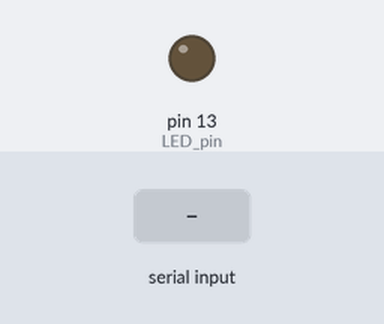
Bench run of a sketch on a simulated Arduino Uno, built with avr-gcc and run on an emulated ATmega328P. Shown: output pins drawn as LEDs (lit = HIGH). Inputs (shaded band) come from the test bench.

Above: at 1.2 s.
1.3 s: "1" received over Serial
At 2.0 s:
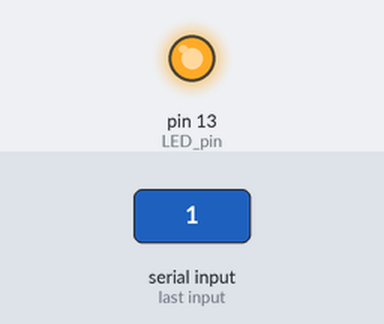
2.8 s: "0" received over Serial
At 3.1 s:
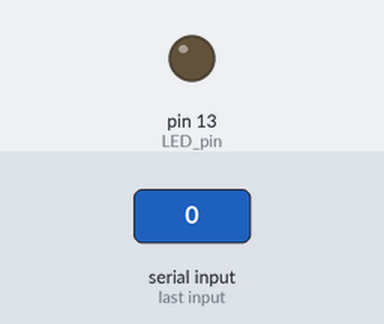
Timing chart, 0 to 5.8 s (numbered marks = the images above; inputs shaded):
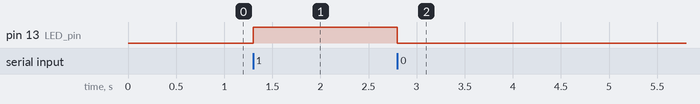

Measured:
- after the input at 1.3 s, pin 13 (LED_pin): LOW → HIGH at once
- after the input at 2.8 s, pin 13 (LED_pin): HIGH → LOW at once

The sketch:

Arduino_uno_wth_bluetooth.ino
```cpp
//Bluetooth controlled LED using Arduino
char incomingChar;

void setup() {
  pinMode(13, OUTPUT); // LED pin
  Serial.begin(9600);  // Start serial communication
}

void loop() {
  if (Serial.available()) {
    incomingChar = Serial.read();
    if (incomingChar == '1') {
      digitalWrite(13, HIGH); // Turn LED ON
    } else if (incomingChar == '0') {
      digitalWrite(13, LOW); // Turn LED OFF
    }
  }
}
```
